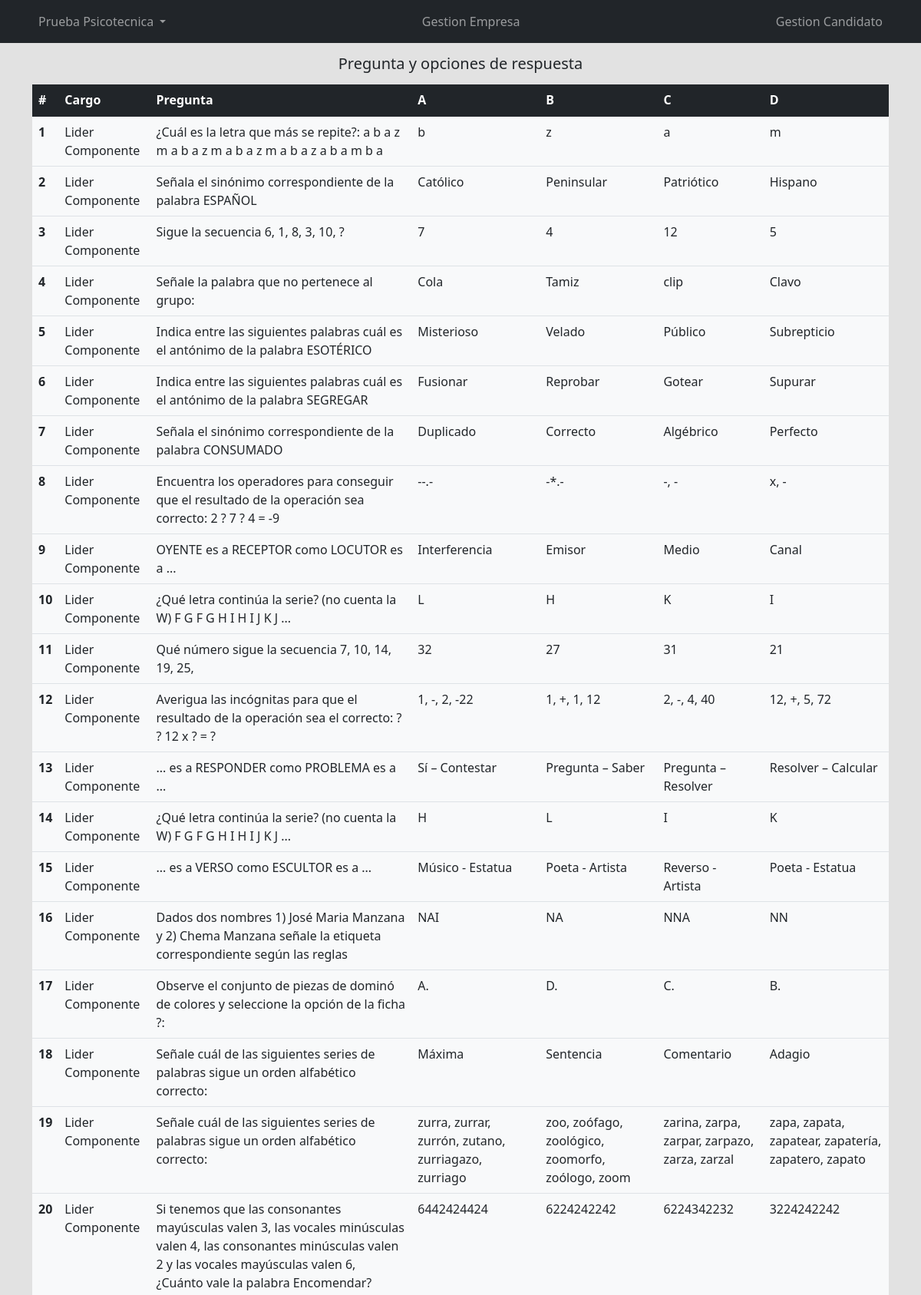
/PruebaPsicotecnica/html/prueba_op2.php (upper part), run on the app's committed database.
### tables this page shows
CREATE TABLE preguntas
 (
 id_pregunta INT  PRIMARY KEY NOT NULL AUTO_INCREMENT,
 numero INT,
 pregunta VARCHAR (500),
 opcion_a VARCHAR (200),
 opcion_b VARCHAR (200),
 opcion_c VARCHAR (200),
 opcion_d VARCHAR (200),
 id_prueba INT NOT NULL,
 FOREIGN KEY (id_prueba) REFERENCES prueba(id_prueba)
 );

CREATE TABLE prueba 
 (
 id_prueba INT  PRIMARY KEY NOT NULL AUTO_INCREMENT,
 fecha_inicio DATE,
 fecha_final DATE,
 cargo VARCHAR (20),
 id_empresa INT NOT NULL,
 FOREIGN KEY (id_empresa) REFERENCES empresa(id_empresa)
 );

### PruebaPsicotecnica/html/prueba_op2.php (the view, shortened to what this page needs)
<!doctype html>
<html lang="en">
<head>
    <link href="https://cdn.jsdelivr.net/npm/bootstrap@5.1.3/dist/css/bootstrap.min.css" rel="stylesheet">
    <link rel="stylesheet" href="../css/style.css">
    <link rel="stylesheet" href="../css/style-op1.css">
</head>
<body>
    <?php include 'header.php' ?>
    <?php include_once "../util/coneccion.php";
    $sentencia = $bd->query("SELECT prueba.id_prueba, prueba.cargo, preguntas.numero, preguntas.pregunta, preguntas.opcion_a, preguntas.opcion_b, preguntas.opcion_c, preguntas.opcion_d FROM prueba INNER JOIN preguntas ON prueba.id_prueba = preguntas.id_prueba;");
    $prueba = $sentencia->fetchAll(PDO::FETCH_OBJ);
    ?>
    <h1>Pregunta y opciones de respuesta</h1>
    <div class="container">
        <div class="table-responsive ">
            <table class="table">
                <thead class="table-dark">
                    <tr>
                        <th scope="col">#</th>
                        <th scope="col">Cargo</th>
                        <th scope="col">Pregunta</th>
                        <th scope="col">A</th>
                        <th scope="col">B</th>
                        <th scope="col">C</th>
                        <th scope="col">D</th>
                    </tr>
                </thead>
                <tbody class="bg-light">
                    <?php
                    foreach ($prueba as $dato) {
                    ?>
                        <tr>
                            <th scope="row"><?php echo $dato->numero; ?></th>
                            <td><?php echo $dato->cargo; ?></td>
                            <td><?php echo $dato->pregunta; ?></td>
                            <td><?php echo $dato->opcion_a; ?></td>
                            <td><?php echo $dato->opcion_b; ?></td>
                            <td><?php echo $dato->opcion_c; ?></td>
                            <td><?php echo $dato->opcion_d; ?></td>
                        </tr>
                    <?php
                    }
                    ?>
                </tbody>
            </table>
        </div>
    </div>
</body>
</html>

### PruebaPsicotecnica/css/style.css (style rules this page uses)
body { background-color: rgb(226, 226, 226); }

### PruebaPsicotecnica/css/style-op1.css (style rules this page uses)
h1 { margin: 15px; font-size: 20px; text-align: center; }

### data on the page
preguntas: numero "1", id_prueba.cargo "Lider Componente", pregunta "¿Cuál es la letra que más se repite?: a b a z m a b a z m a b a z m a b a z a b a m b a", opcion_a "b", opcion_b "z", opcion_c "a", opcion_d "m"
preguntas: numero "2", id_prueba.cargo "Lider Componente", pregunta "Señala el sinónimo correspondiente de la palabra ESPAÑOL", opcion_a "Católico", opcion_b "Peninsular", opcion_c "Patriótico", opcion_d "Hispano"
preguntas: numero "3", id_prueba.cargo "Lider Componente", pregunta "Sigue la secuencia 6, 1, 8, 3, 10, ?", opcion_a "7", opcion_b "4", opcion_c "12", opcion_d "5"
preguntas: numero "4", id_prueba.cargo "Lider Componente", pregunta "Señale la palabra que no pertenece al grupo:", opcion_a "Cola", opcion_b "Tamiz", opcion_c "clip", opcion_d "Clavo"
preguntas: numero "5", id_prueba.cargo "Lider Componente", pregunta "Indica entre las siguientes palabras cuál es el antónimo de la palabra ESOTÉRICO", opcion_a "Misterioso", opcion_b "Velado", opcion_c "Público", opcion_d "Subrepticio"
preguntas: numero "6", id_prueba.cargo "Lider Componente", pregunta "Indica entre las siguientes palabras cuál es el antónimo de la palabra SEGREGAR", opcion_a "Fusionar", opcion_b "Reprobar", opcion_c "Gotear", opcion_d "Supurar"
preguntas: numero "7", id_prueba.cargo "Lider Componente", pregunta "Señala el sinónimo correspondiente de la palabra CONSUMADO", opcion_a "Duplicado", opcion_b "Correcto", opcion_c "Algébrico", opcion_d "Perfecto"
preguntas: numero "8", id_prueba.cargo "Lider Componente", pregunta "Encuentra los operadores para conseguir que el resultado de la operación sea correcto: 2 ? 7 ? 4 = -9", opcion_a "--.-", opcion_b "-*.-", opcion_c "-, -", opcion_d "x, -"
preguntas: numero "9", id_prueba.cargo "Lider Componente", pregunta "OYENTE es a RECEPTOR como LOCUTOR es a ...", opcion_a "Interferencia", opcion_b "Emisor", opcion_c "Medio", opcion_d "Canal"
preguntas: numero "10", id_prueba.cargo "Lider Componente", pregunta "¿Qué letra continúa la serie? (no cuenta la W) F G F G H I H I J K J ...", opcion_a "L", opcion_b "H", opcion_c "K", opcion_d "I"
preguntas: numero "11", id_prueba.cargo "Lider Componente", pregunta "Qué número sigue la secuencia 7, 10, 14, 19, 25,", opcion_a "32", opcion_b "27", opcion_c "31", opcion_d "21"
preguntas: numero "12", id_prueba.cargo "Lider Componente", pregunta "Averigua las incógnitas para que el resultado de la operación sea el correcto: ? ? 12 x ? = ?", opcion_a "1, -, 2, -22", opcion_b "1, +, 1, 12", opcion_c "2, -, 4, 40", opcion_d "12, +, 5, 72"
preguntas: numero "13", id_prueba.cargo "Lider Componente", pregunta "... es a RESPONDER como PROBLEMA es a ...", opcion_a "Sí – Contestar", opcion_b "Pregunta – Saber", opcion_c "Pregunta – Resolver", opcion_d "Resolver – Calcular"
preguntas: numero "14", id_prueba.cargo "Lider Componente", pregunta "¿Qué letra continúa la serie? (no cuenta la W) F G F G H I H I J K J ...", opcion_a "H", opcion_b "L", opcion_c "I", opcion_d "K"
preguntas: numero "15", id_prueba.cargo "Lider Componente", pregunta "... es a VERSO como ESCULTOR es a ...", opcion_a "Músico - Estatua", opcion_b "Poeta - Artista", opcion_c "Reverso - Artista", opcion_d "Poeta - Estatua"
preguntas: numero "16", id_prueba.cargo "Lider Componente", pregunta "Dados dos nombres 1) José Maria Manzana y 2) Chema Manzana señale la etiqueta correspondiente según las reglas", opcion_a "NAI", opcion_b "NA", opcion_c "NNA", opcion_d "NN"
preguntas: numero "17", id_prueba.cargo "Lider Componente", pregunta "Observe el conjunto de piezas de dominó de colores y seleccione la opción de la ficha ?:", opcion_a "A.", opcion_b "D.", opcion_c "C.", opcion_d "B."
preguntas: numero "18", id_prueba.cargo "Lider Componente", pregunta "Señale cuál de las siguientes series de palabras sigue un orden alfabético correcto:", opcion_a "Máxima", opcion_b "Sentencia", opcion_c "Comentario", opcion_d "Adagio"
preguntas: numero "19", id_prueba.cargo "Lider Componente", pregunta "Señale cuál de las siguientes series de palabras sigue un orden alfabético correcto:", opcion_a "zurra, zurrar, zurrón, zutano, zurriagazo, zurriago", opcion_b "zoo, zoófago, zoológico, zoomorfo, zoólogo, zoom", opcion_c "zarina, zarpa, zarpar, zarpazo, zarza, zarzal", opcion_d "zapa, zapata, zapatear, zapatería, zapatero, zapato"
preguntas: numero "20", id_prueba.cargo "Lider Componente", pregunta "Si tenemos que las consonantes mayúsculas valen 3, las vocales minúsculas valen 4, las consonantes minúsculas valen 2 y las vocales mayúsculas valen 6, ¿Cuánto vale la palabra Encomendar?", opcion_a "6442424424", opcion_b "6224242242", opcion_c "6224342232", opcion_d "3224242242"
